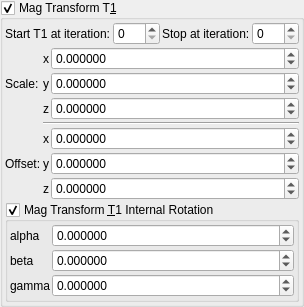
    <widget class="MyGroupBox" name="groupCheck_transf_benesi_T1_enabled">
     <property name="toolTip">
      <string/>
     </property>
     <property name="title">
      <string>Mag Transform T&amp;1</string>
     </property>
     <property name="checkable">
      <bool>true</bool>
     </property>
     <layout class="QVBoxLayout" name="verticalLayout_29" stretch="0,0,0">
      <property name="spacing">
       <number>2</number>
      </property>
      <property name="leftMargin">
       <number>2</number>
      </property>
      <property name="topMargin">
       <number>2</number>
      </property>
      <property name="rightMargin">
       <number>2</number>
      </property>
      <property name="bottomMargin">
       <number>2</number>
      </property>
      <item>
       <layout class="QGridLayout" name="gridLayout_62">
        <property name="spacing">
         <number>2</number>
        </property>
        <item row="1" column="0">
         <widget class="QLabel" name="label_246">
          <property name="text">
           <string>Start T1 at iteration:</string>
          </property>
         </widget>
        </item>
        <item row="1" column="1">
         <widget class="MySpinBox" name="spinboxInt_transf_start_iterations">
          <property name="sizePolicy">
           <sizepolicy hsizetype="Minimum" vsizetype="Maximum">
            <horstretch>0</horstretch>
            <verstretch>0</verstretch>
           </sizepolicy>
          </property>
          <property name="maximum">
           <number>999</number>
          </property>
         </widget>
        </item>
        <item row="1" column="3">
         <widget class="MySpinBox" name="spinboxInt_transf_stop_iterations">
          <property name="sizePolicy">
           <sizepolicy hsizetype="Minimum" vsizetype="Maximum">
            <horstretch>0</horstretch>
            <verstretch>0</verstretch>
           </sizepolicy>
          </property>
          <property name="maximum">
           <number>999</number>
          </property>
         </widget>
        </item>
        <item row="1" column="2">
         <widget class="QLabel" name="label_247">
          <property name="text">
           <string>Stop at iteration:</string>
          </property>
         </widget>
        </item>
       </layout>
      </item>
      <item>
       <layout class="QGridLayout" name="gridLayout_63" columnstretch="0,0,1">
        <property name="spacing">
         <number>2</number>
        </property>
        <item row="6" column="2">
         <widget class="MyDoubleSpinBox" name="spinbox3_transf_offset_200_z">
          <property name="sizePolicy">
           <sizepolicy hsizetype="Minimum" vsizetype="Maximum">
            <horstretch>0</horstretch>
            <verstretch>0</verstretch>
           </sizepolicy>
          </property>
          <property name="prefix">
           <string/>
          </property>
          <property name="suffix">
           <string/>
          </property>
          <property name="decimals">
           <number>6</number>
          </property>
          <property name="minimum">
           <double>-99.989999999999995</double>
          </property>
          <property name="maximum">
           <double>99.989999999999995</double>
          </property>
          <property name="singleStep">
           <double>0.100000000000000</double>
          </property>
         </widget>
        </item>
        <item row="1" column="0">
         <widget class="QLabel" name="label_258">
          <property name="text">
           <string>Scale:</string>
          </property>
         </widget>
        </item>
        <item row="2" column="2">
         <widget class="MyDoubleSpinBox" name="spinbox3_transf_scale3D_222_z">
          <property name="sizePolicy">
           <sizepolicy hsizetype="Minimum" vsizetype="Maximum">
            <horstretch>0</horstretch>
            <verstretch>0</verstretch>
           </sizepolicy>
          </property>
          <property name="prefix">
           <string/>
          </property>
          <property name="suffix">
           <string/>
          </property>
          <property name="decimals">
           <number>6</number>
          </property>
          <property name="minimum">
           <double>-99.989999999999995</double>
          </property>
          <property name="maximum">
           <double>99.989999999999995</double>
          </property>
          <property name="singleStep">
           <double>0.100000000000000</double>
          </property>
         </widget>
        </item>
        <item row="4" column="1">
         <widget class="QLabel" name="label_118">
          <property name="sizePolicy">
           <sizepolicy hsizetype="Preferred" vsizetype="Preferred">
            <horstretch>0</horstretch>
            <verstretch>0</verstretch>
           </sizepolicy>
          </property>
          <property name="text">
           <string notr="true">x</string>
          </property>
          <property name="alignment">
           <set>Qt::AlignRight|Qt::AlignTrailing|Qt::AlignVCenter</set>
          </property>
         </widget>
        </item>
        <item row="2" column="1">
         <widget class="QLabel" name="label_128">
          <property name="sizePolicy">
           <sizepolicy hsizetype="Preferred" vsizetype="Preferred">
            <horstretch>0</horstretch>
            <verstretch>0</verstretch>
           </sizepolicy>
          </property>
          <property name="text">
           <string notr="true">z</string>
          </property>
          <property name="alignment">
           <set>Qt::AlignRight|Qt::AlignTrailing|Qt::AlignVCenter</set>
          </property>
         </widget>
        </item>
        <item row="6" column="1">
         <widget class="QLabel" name="label_125">
          <property name="sizePolicy">
           <sizepolicy hsizetype="Preferred" vsizetype="Preferred">
            <horstretch>0</horstretch>
            <verstretch>0</verstretch>
           </sizepolicy>
          </property>
          <property name="text">
           <string notr="true">z</string>
          </property>
          <property name="alignment">
           <set>Qt::AlignRight|Qt::AlignTrailing|Qt::AlignVCenter</set>
          </property>
         </widget>
        </item>
        <item row="0" column="2">
         <widget class="MyDoubleSpinBox" name="spinbox3_transf_scale3D_222_x">
          <property name="sizePolicy">
           <sizepolicy hsizetype="Minimum" vsizetype="Maximum">
            <horstretch>0</horstretch>
            <verstretch>0</verstretch>
           </sizepolicy>
          </property>
          <property name="prefix">
           <string/>
          </property>
          <property name="suffix">
           <string/>
          </property>
          <property name="decimals">
           <number>6</number>
          </property>
          <property name="minimum">
           <double>-99.989999999999995</double>
          </property>
          <property name="maximum">
           <double>99.989999999999995</double>
          </property>
          <property name="singleStep">
           <double>0.100000000000000</double>
          </property>
         </widget>
        </item>
        <item row="5" column="2">
         <widget class="MyDoubleSpinBox" name="spinbox3_transf_offset_200_y">
          <property name="sizePolicy">
           <sizepolicy hsizetype="Minimum" vsizetype="Maximum">
            <horstretch>0</horstretch>
            <verstretch>0</verstretch>
           </sizepolicy>
          </property>
          <property name="prefix">
           <string/>
          </property>
          <property name="suffix">
           <string/>
          </property>
          <property name="decimals">
           <number>6</number>
          </property>
          <property name="minimum">
           <double>-99.989999999999995</double>
          </property>
          <property name="maximum">
           <double>99.989999999999995</double>
          </property>
          <property name="singleStep">
           <double>0.100000000000000</double>
          </property>
         </widget>
        </item>
        <item row="1" column="2">
         <widget class="MyDoubleSpinBox" name="spinbox3_transf_scale3D_222_y">
          <property name="sizePolicy">
           <sizepolicy hsizetype="Minimum" vsizetype="Maximum">
            <horstretch>0</horstretch>
            <verstretch>0</verstretch>
           </sizepolicy>
          </property>
          <property name="prefix">
           <string/>
          </property>
          <property name="suffix">
           <string/>
          </property>
          <property name="decimals">
           <number>6</number>
          </property>
          <property name="minimum">
           <double>-99.989999999999995</double>
          </property>
          <property name="maximum">
           <double>99.989999999999995</double>
          </property>
          <property name="singleStep">
           <double>0.100000000000000</double>
          </property>
         </widget>
        </item>
        <item row="1" column="1">
         <widget class="QLabel" name="label_127">
          <property name="sizePolicy">
           <sizepolicy hsizetype="Preferred" vsizetype="Preferred">
            <horstretch>0</horstretch>
            <verstretch>0</verstretch>
           </sizepolicy>
          </property>
          <property name="text">
           <string notr="true">y</string>
          </property>
          <property name="alignment">
           <set>Qt::AlignRight|Qt::AlignTrailing|Qt::AlignVCenter</set>
          </property>
         </widget>
        </item>
        <item row="5" column="1">
         <widget class="QLabel" name="label_119">
          <property name="sizePolicy">
           <sizepolicy hsizetype="Preferred" vsizetype="Preferred">
            <horstretch>0</horstretch>
            <verstretch>0</verstretch>
           </sizepolicy>
          </property>
          <property name="text">
           <string notr="true">y</string>
          </property>
          <property name="alignment">
           <set>Qt::AlignRight|Qt::AlignTrailing|Qt::AlignVCenter</set>
          </property>
         </widget>
        </item>
        <item row="5" column="0">
         <widget class="QLabel" name="label_259">
          <property name="text">
           <string>Offset:</string>
          </property>
         </widget>
        </item>
        <item row="0" column="1">
         <widget class="QLabel" name="label_126">
          <property name="sizePolicy">
           <sizepolicy hsizetype="Preferred" vsizetype="Preferred">
            <horstretch>0</horstretch>
            <verstretch>0</verstretch>
           </sizepolicy>
          </property>
          <property name="text">
           <string notr="true">x</string>
          </property>
          <property name="alignment">
           <set>Qt::AlignRight|Qt::AlignTrailing|Qt::AlignVCenter</set>
          </property>
         </widget>
        </item>
        <item row="4" column="2">
         <widget class="MyDoubleSpinBox" name="spinbox3_transf_offset_200_x">
          <property name="sizePolicy">
           <sizepolicy hsizetype="Minimum" vsizetype="Maximum">
            <horstretch>0</horstretch>
            <verstretch>0</verstretch>
           </sizepolicy>
          </property>
          <property name="prefix">
           <string/>
          </property>
          <property name="suffix">
           <string/>
          </property>
          <property name="decimals">
           <number>6</number>
          </property>
          <property name="minimum">
           <double>-99.989999999999995</double>
          </property>
          <property name="maximum">
           <double>99.989999999999995</double>
          </property>
          <property name="singleStep">
           <double>0.100000000000000</double>
          </property>
         </widget>
        </item>
        <item row="3" column="1" colspan="2">
         <widget class="Line" name="line_53">
          <property name="orientation">
           <enum>Qt::Horizontal</enum>
          </property>
         </widget>
        </item>
       </layout>
      </item>
      <item>
       <widget class="MyGroupBox" name="groupCheck_transf_rotation_enabled">
        <property name="title">
         <string>Mag Transform &amp;T1 Internal Rotation</string>
        </property>
        <property name="checkable">
         <bool>true</bool>
        </property>
        <layout class="QVBoxLayout" name="verticalLayout_8" stretch="0">
         <property name="spacing">
          <number>2</number>
         </property>
         <property name="leftMargin">
          <number>2</number>
         </property>
         <property name="topMargin">
          <number>2</number>
         </property>
         <property name="rightMargin">
          <number>2</number>
         </property>
         <property name="bottomMargin">
          <number>2</number>
         </property>
         <item>
          <layout class="QGridLayout" name="gridLayout_21" columnstretch="0,1">
           <property name="spacing">
            <number>2</number>
           </property>
           <item row="1" column="0">
            <widget class="QLabel" name="label_43">
             <property name="text">
              <string notr="true">alpha</string>
             </property>
            </widget>
           </item>
           <item row="2" column="0">
            <widget class="QLabel" name="label_54">
             <property name="text">
              <string notr="true">beta</string>
             </property>
            </widget>
           </item>
           <item row="3" column="0">
            <widget class="QLabel" name="label_55">
             <property name="text">
              <string notr="true">gamma</string>
             </property>
            </widget>
           </item>
           <item row="1" column="1">
            <widget class="MyDoubleSpinBox" name="spinboxd3_transf_rotation_x">
             <property name="sizePolicy">
              <sizepolicy hsizetype="Minimum" vsizetype="Maximum">
               <horstretch>0</horstretch>
               <verstretch>0</verstretch>
              </sizepolicy>
             </property>
             <property name="prefix">
              <string/>
             </property>
             <property name="suffix">
              <string/>
             </property>
             <property name="decimals">
              <number>6</number>
             </property>
             <property name="minimum">
              <double>-36000.000000000000000</double>
             </property>
             <property name="maximum">
              <double>36000.000000000000000</double>
             </property>
             <property name="singleStep">
              <double>1.000000000000000</double>
             </property>
            </widget>
           </item>
           <item row="2" column="1">
            <widget class="MyDoubleSpinBox" name="spinboxd3_transf_rotation_y">
             <property name="sizePolicy">
              <sizepolicy hsizetype="Minimum" vsizetype="Maximum">
               <horstretch>0</horstretch>
               <verstretch>0</verstretch>
              </sizepolicy>
             </property>
             <property name="prefix">
              <string/>
             </property>
             <property name="suffix">
              <string/>
             </property>
             <property name="decimals">
              <number>6</number>
             </property>
             <property name="minimum">
              <double>-36000.000000000000000</double>
             </property>
             <property name="maximum">
              <double>36000.000000000000000</double>
             </property>
             <property name="singleStep">
              <double>1.000000000000000</double>
             </property>
            </widget>
           </item>
           <item row="3" column="1">
            <widget class="MyDoubleSpinBox" name="spinboxd3_transf_rotation_z">
             <property name="sizePolicy">
              <sizepolicy hsizetype="Minimum" vsizetype="Maximum">
               <horstretch>0</horstretch>
               <verstretch>0</verstretch>
              </sizepolicy>
             </property>
             <property name="prefix">
              <string/>
             </property>
             <property name="suffix">
              <string/>
             </property>
             <property name="decimals">
              <number>6</number>
             </property>
             <property name="minimum">
              <double>-36000.000000000000000</double>
             </property>
             <property name="maximum">
              <double>36000.000000000000000</double>
             </property>
             <property name="singleStep">
              <double>1.000000000000000</double>
             </property>
            </widget>
           </item>
          </layout>
         </item>
        </layout>
       </widget>
      </item>
     </layout>
    </widget>
